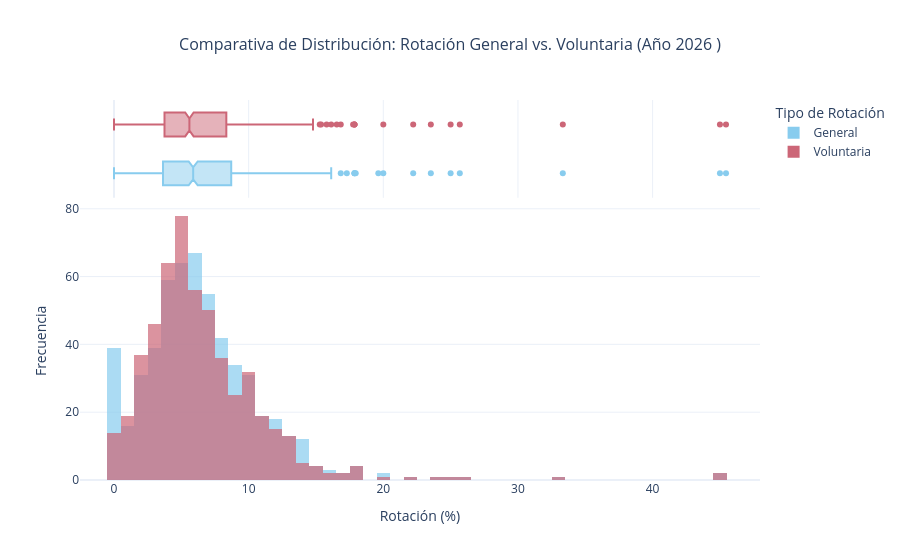

Write notebook code for a chart like this one.
### Code cell
graf_rot_gen_vol(df_rot_gen, df_rot_vol, 2026)

### Figure 1 — Plotly figure (JSON) as saved in the notebook; plotly's stock layout.template omitted (floating-point values rounded to 4 significant figures; data arrays with more than 128 entries replaced by an {"elided": "..."} marker saying what was removed)
{"data": [{"bingroup": "x", "hovertemplate": "Métrica=General<br>Porcentaje de Rotación (%)=%{x}<br>count=%{y}<extra></extra>", "legendgroup": "General", "marker": {"color": "rgb(136, 204, 238)", "opacity": 0.7, "pattern": {"shape": ""}}, "name": "General", "orientation": "v", "showlegend": true, "type": "histogram", "x": {"elided": "561 float values"}, "xaxis": "x", "yaxis": "y"}, {"hovertemplate": "Métrica=General<br>Porcentaje de Rotación (%)=%{x}<extra></extra>", "legendgroup": "General", "marker": {"color": "rgb(136, 204, 238)"}, "name": "General", "notched": true, "showlegend": false, "type": "box", "x": {"elided": "561 float values"}, "xaxis": "x2", "yaxis": "y2"}, {"bingroup": "x", "hovertemplate": "Métrica=Voluntaria<br>Porcentaje de Rotación (%)=%{x}<br>count=%{y}<extra></extra>", "legendgroup": "Voluntaria", "marker": {"color": "rgb(204, 102, 119)", "opacity": 0.7, "pattern": {"shape": ""}}, "name": "Voluntaria", "orientation": "v", "showlegend": true, "type": "histogram", "x": {"elided": "529 float values"}, "xaxis": "x", "yaxis": "y"}, {"hovertemplate": "Métrica=Voluntaria<br>Porcentaje de Rotación (%)=%{x}<extra></extra>", "legendgroup": "Voluntaria", "marker": {"color": "rgb(204, 102, 119)"}, "name": "Voluntaria", "notched": true, "showlegend": false, "type": "box", "x": {"elided": "529 float values"}, "xaxis": "x2", "yaxis": "y2"}], "layout": {"barmode": "overlay", "legend": {"title": {"text": "Tipo de Rotación"}, "tracegroupgap": 0}, "title": {"font": {"size": 16}, "text": "Comparativa de Distribución: Rotación General vs. Voluntaria (Año 2026 )", "x": 0.5}, "xaxis": {"anchor": "y", "domain": [0, 1], "title": {"text": "Rotación (%)"}}, "xaxis2": {"anchor": "y2", "domain": [0, 1], "matches": "x", "showgrid": true, "showticklabels": false}, "yaxis": {"anchor": "x", "domain": [0, 0.7326], "title": {"text": "Frecuencia"}}, "yaxis2": {"anchor": "x2", "domain": [0.7426, 1], "matches": "y2", "showgrid": false, "showline": false, "showticklabels": false, "ticks": ""}}}
